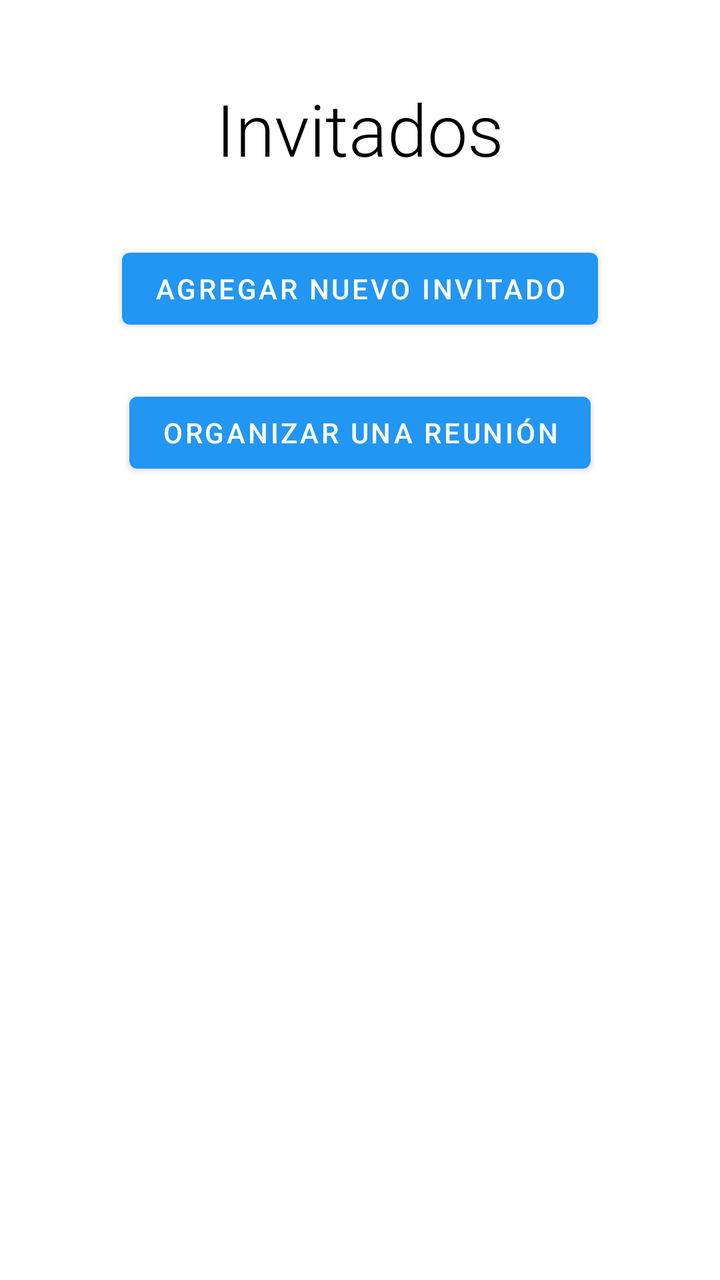
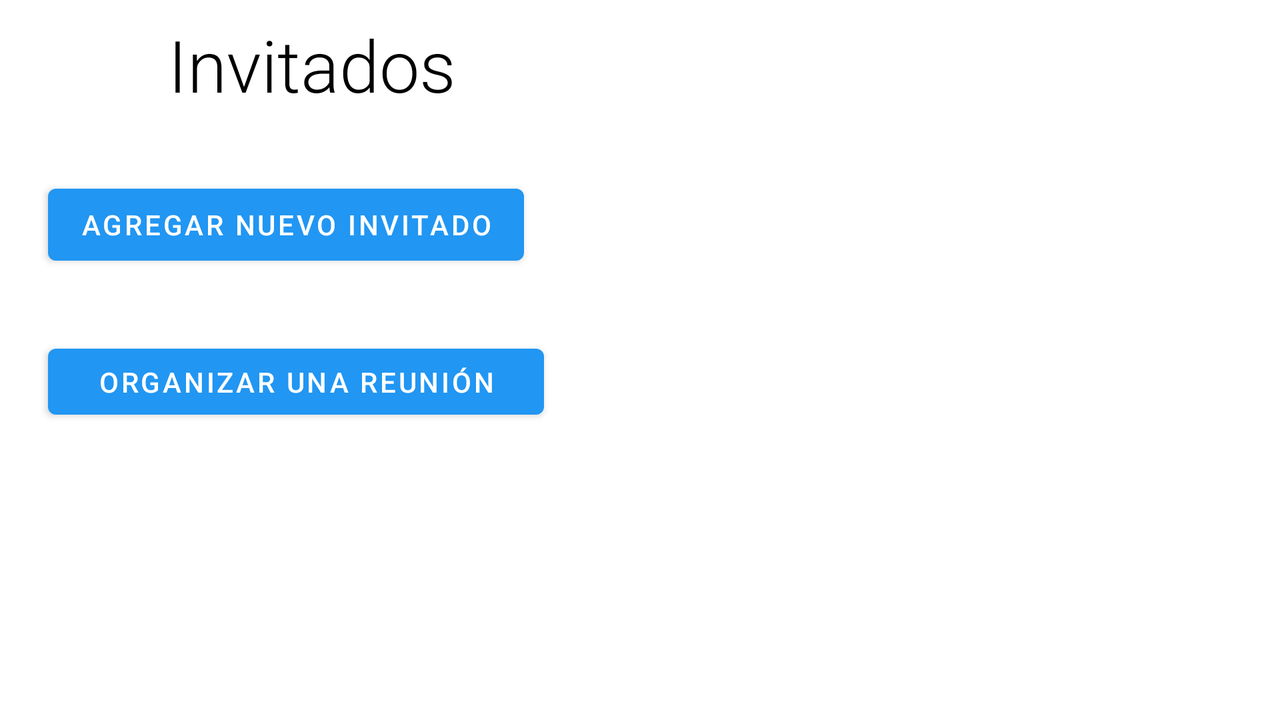

The same Android screen from two of the app's own layout files: first res/layout/ as a phone draws it, then the repository's variant for another configuration, drawn on a device whose configuration selects that folder. Both files follow.
<!-- AndroidManifest.xml: application theme Theme.SecurityHome.NoActionBar -->
<!-- res/layout/activity_invitadoslista.xml -->
<?xml version="1.0" encoding="utf-8"?>
<androidx.constraintlayout.widget.ConstraintLayout xmlns:android="http://schemas.android.com/apk/res/android"
    xmlns:app="http://schemas.android.com/apk/res-auto"
    xmlns:tools="http://schemas.android.com/tools"
    android:layout_width="match_parent"
    android:layout_height="match_parent"
    tools:context=".invitadoslista">

    <FrameLayout
        android:id="@+id/frame"
        android:layout_width="0dp"
        android:layout_height="0dp"
        app:layout_constraintBottom_toBottomOf="parent"
        app:layout_constraintEnd_toEndOf="parent"
        app:layout_constraintStart_toStartOf="parent"
        app:layout_constraintTop_toBottomOf="@+id/tabLayout">

    </FrameLayout>

    <com.google.android.material.tabs.TabLayout
        android:id="@+id/tabLayout"
        android:layout_width="match_parent"
        android:layout_height="wrap_content"
        android:layout_marginTop="16dp"
        app:layout_constraintEnd_toEndOf="parent"
        app:layout_constraintStart_toStartOf="parent"
        app:layout_constraintTop_toBottomOf="@+id/btnAddReunion"/>

    <ImageButton
        android:id="@+id/imageButton2"
        android:layout_width="44dp"
        android:layout_height="44dp"
        android:layout_marginStart="8dp"
        android:layout_marginTop="8dp"
        android:background="#00FFFFFF"
        android:src="@drawable/chevron_left_black_24dp"
        app:layout_constraintStart_toStartOf="parent"
        app:layout_constraintTop_toTopOf="parent" />

    <Button
        android:id="@+id/btnAddInvitado"
        android:layout_width="wrap_content"
        android:layout_height="wrap_content"
        android:layout_marginStart="88dp"
        android:layout_marginTop="32dp"
        android:layout_marginEnd="88dp"
        android:text="@string/agregar_nuevo_invitado"
        app:layout_constraintEnd_toEndOf="parent"
        app:layout_constraintStart_toStartOf="parent"
        app:layout_constraintTop_toBottomOf="@+id/textView22" />

    <Button
        android:id="@+id/btnAddReunion"
        android:layout_width="wrap_content"
        android:layout_height="wrap_content"
        android:layout_marginStart="91dp"
        android:layout_marginTop="24dp"
        android:layout_marginEnd="91dp"
        android:text="@string/organizar_una_reuni_n"
        app:layout_constraintEnd_toEndOf="parent"
        app:layout_constraintStart_toStartOf="parent"
        app:layout_constraintTop_toBottomOf="@+id/btnAddInvitado" />

    <ImageView
        android:id="@+id/imageView6"
        android:layout_width="137dp"
        android:layout_height="117dp"
        android:src="@drawable/_14347"
        app:layout_constraintBottom_toBottomOf="parent"
        app:layout_constraintStart_toStartOf="parent"
        tools:srcCompat="@drawable/_14347" />

    <TextView
        android:id="@+id/textView22"
        android:layout_width="wrap_content"
        android:layout_height="wrap_content"
        android:layout_marginStart="81dp"
        android:layout_marginTop="40dp"
        android:layout_marginEnd="133dp"
        android:fontFamily="sans-serif-light"
        android:text="@string/invitados"
        android:textColor="#000000"
        android:textSize="36sp"
        app:layout_constraintEnd_toEndOf="parent"
        app:layout_constraintStart_toEndOf="@+id/imageButton2"
        app:layout_constraintTop_toTopOf="parent" />
</androidx.constraintlayout.widget.ConstraintLayout>
<!-- resources referenced by this layout -->
<resources>
  <string name="agregar_nuevo_invitado">Agregar nuevo invitado</string>
  <string name="invitados">Invitados</string>
  <string name="organizar_una_reuni_n">Organizar una reunión</string>
  <style name="Theme.SecurityHome.NoActionBar">
          <item name="windowActionBar">false</item>
          <item name="windowNoTitle">true</item>
          <item name="android:windowFullscreen">true</item>
          <item name="android:windowContentOverlay">@null</item>
      </style>
</resources>
<!-- res/layout-land/activity_invitadoslista.xml (the repository's variant of the layout above) -->
<!-- drawn on the phone turned sideways -->
<?xml version="1.0" encoding="utf-8"?>
<androidx.constraintlayout.widget.ConstraintLayout xmlns:android="http://schemas.android.com/apk/res/android"
    xmlns:app="http://schemas.android.com/apk/res-auto"
    xmlns:tools="http://schemas.android.com/tools"
    android:layout_width="match_parent"
    android:layout_height="match_parent">

    <FrameLayout
        android:id="@+id/frame"
        android:layout_width="378dp"
        android:layout_height="333dp"
        app:layout_constraintEnd_toEndOf="parent"
        app:layout_constraintStart_toEndOf="@+id/textView51"
        app:layout_constraintTop_toBottomOf="@+id/tabLayout">

    </FrameLayout>

    <com.google.android.material.tabs.TabLayout
        android:id="@+id/tabLayout"
        android:layout_width="382dp"
        android:layout_height="76dp"
        android:layout_marginStart="32dp"
        android:layout_marginTop="2dp"
        app:layout_constraintEnd_toEndOf="parent"
        app:layout_constraintHorizontal_bias="0.319"
        app:layout_constraintStart_toEndOf="@+id/textView51"
        app:layout_constraintTop_toTopOf="parent" />

    <ImageButton
        android:id="@+id/imageButton2"
        android:layout_width="44dp"
        android:layout_height="44dp"
        android:layout_marginStart="8dp"
        android:layout_marginTop="8dp"
        android:background="#00FFFFFF"
        android:src="@drawable/chevron_left_black_24dp"
        app:layout_constraintStart_toStartOf="parent"
        app:layout_constraintTop_toTopOf="parent" />

    <Button
        android:id="@+id/btnAddInvitado"
        android:layout_width="wrap_content"
        android:layout_height="wrap_content"
        android:layout_marginStart="24dp"
        android:layout_marginTop="32dp"
        android:text="@string/agregar_nuevo_invitado"
        app:layout_constraintStart_toStartOf="parent"
        app:layout_constraintTop_toBottomOf="@+id/textView51" />

    <Button
        android:id="@+id/btnAddReunion"
        android:layout_width="248dp"
        android:layout_height="45dp"
        android:layout_marginStart="24dp"
        android:layout_marginTop="32dp"
        android:text="@string/organizar_una_reuni_n"
        app:layout_constraintStart_toStartOf="parent"
        app:layout_constraintTop_toBottomOf="@+id/btnAddInvitado" />

    <ImageView
        android:id="@+id/imageView10"
        android:layout_width="137dp"
        android:layout_height="117dp"
        android:layout_marginStart="64dp"
        android:src="@drawable/_14347"
        app:layout_constraintBottom_toBottomOf="parent"
        app:layout_constraintStart_toStartOf="parent"
        tools:srcCompat="@drawable/_14347" />

    <TextView
        android:id="@+id/textView51"
        android:layout_width="wrap_content"
        android:layout_height="wrap_content"
        android:layout_marginStart="32dp"
        android:layout_marginTop="8dp"
        android:fontFamily="sans-serif-light"
        android:text="@string/invitados"
        android:textColor="#000000"
        android:textSize="36sp"
        app:layout_constraintStart_toEndOf="@+id/imageButton2"
        app:layout_constraintTop_toTopOf="parent" />
</androidx.constraintlayout.widget.ConstraintLayout>
